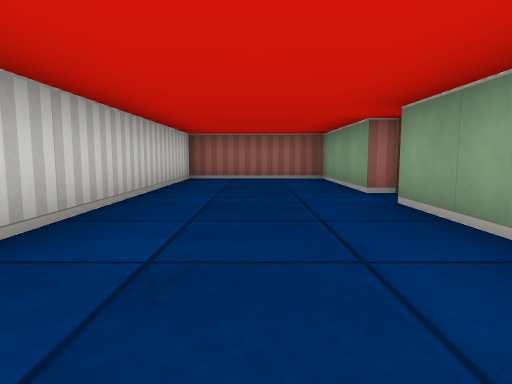
view 1 (above)

20 first-person views from a walk through a cub3D maze. The camera is about half as high as the walls, tilts 6° down and sees 75° across. The floor is counted in squares. Each view is taken from the middle of a square. On the plan, view 1 faces up. The plan holds only what a view shows up to about 9 squares ahead; the rest is blank.

view 2
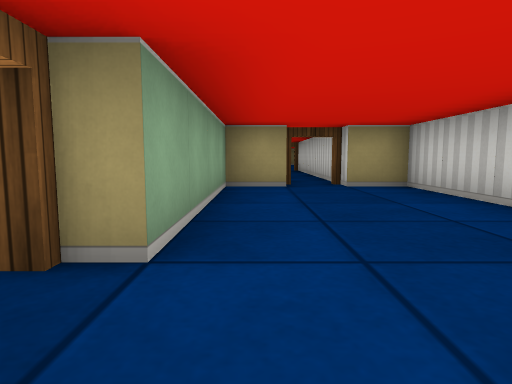

view 3
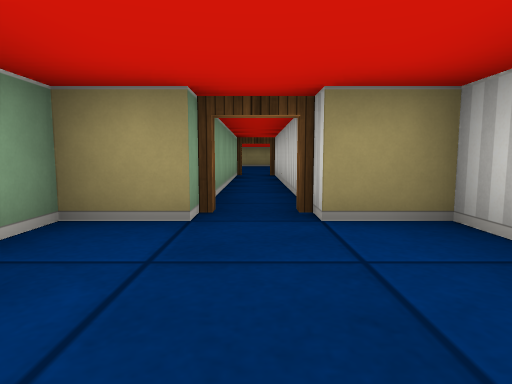

view 4
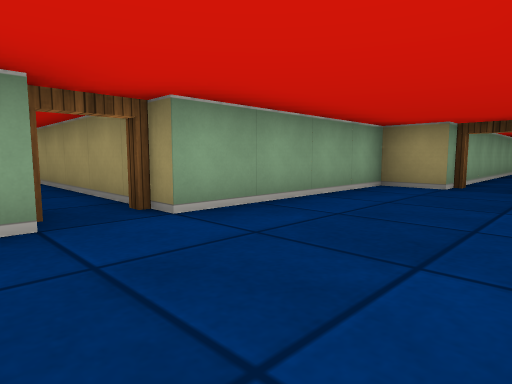

view 5
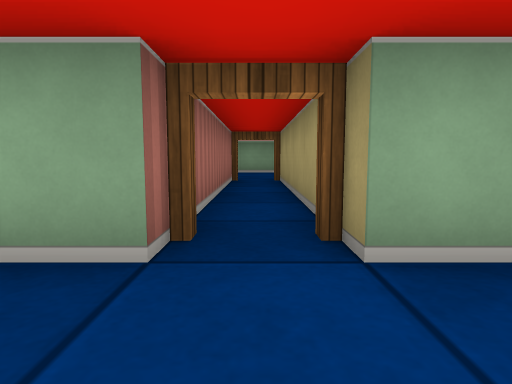

view 6
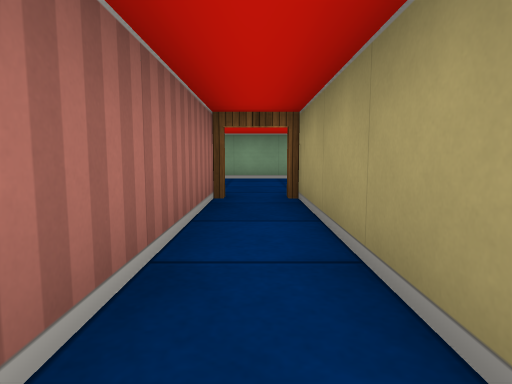

view 7
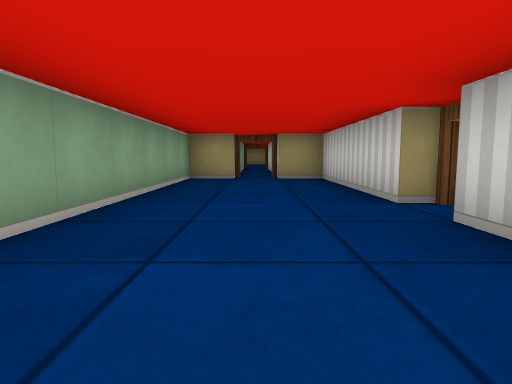

view 8
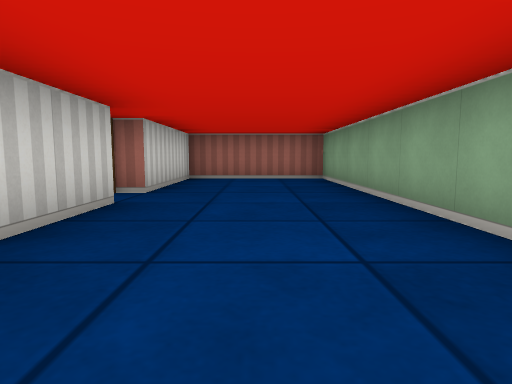

view 9
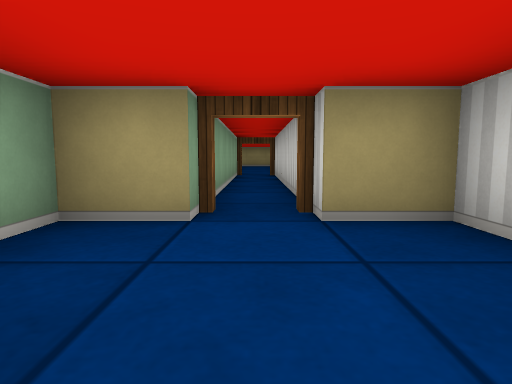

view 10
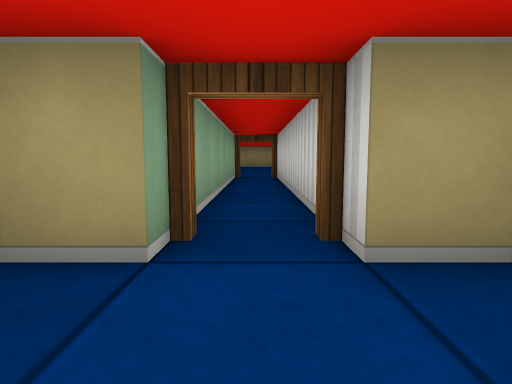

view 11
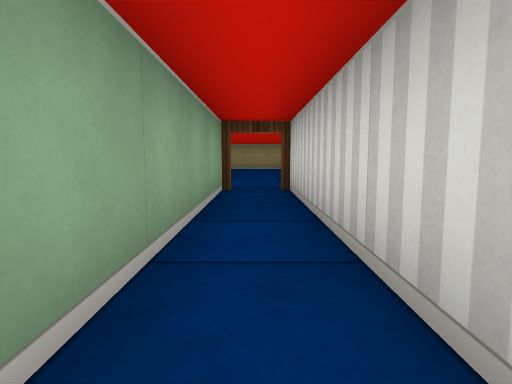

view 12
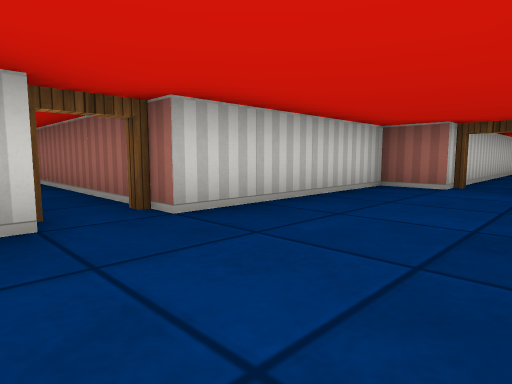

view 13
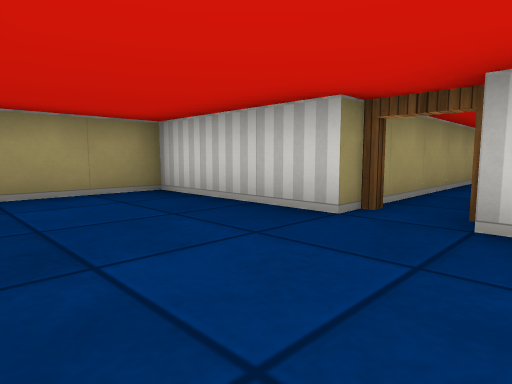

view 14
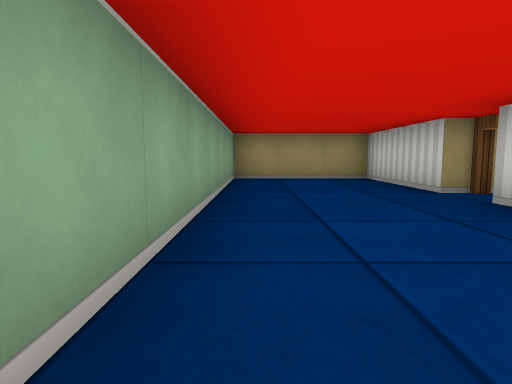

view 15
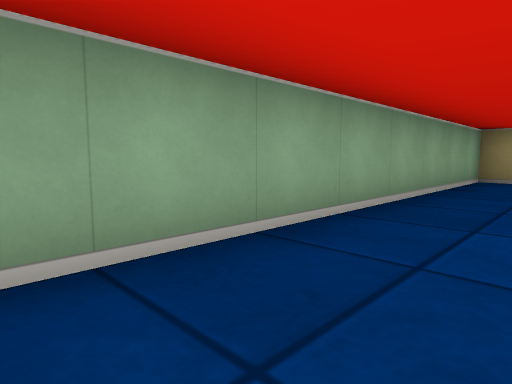

view 16
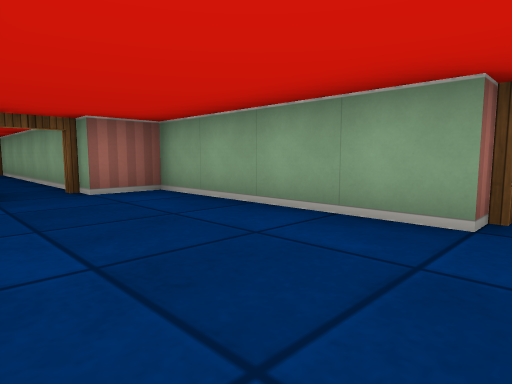

view 17
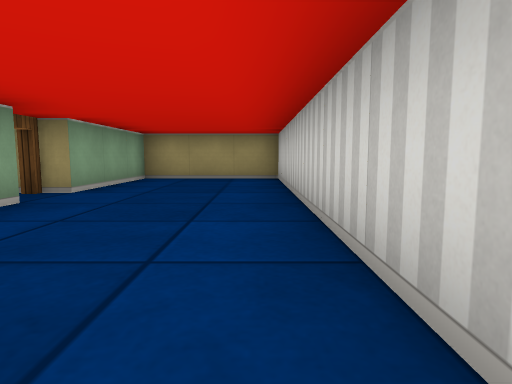

view 18
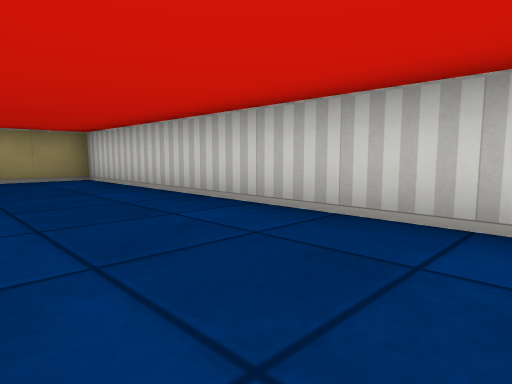

view 19
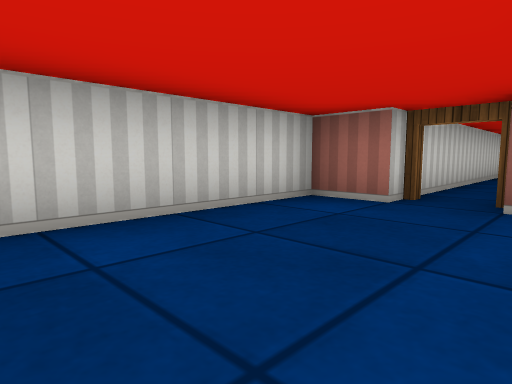

view 20
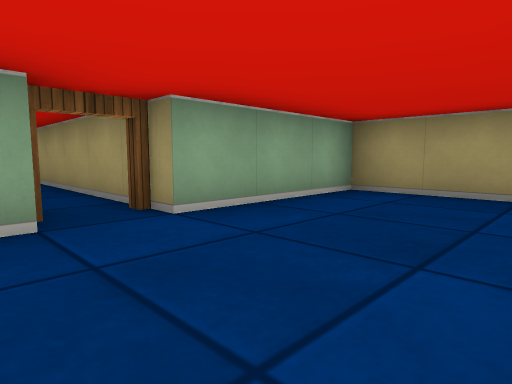

### Floor plan
Ten units are one square. View 1 is at (0, 0); x grows to the right and y downward. Boxes are objects, and circles mark ways between rooms. Rooms are numbered by the first view taken in them; rooms with no view inside come last. Other rooms are left out.
<svg viewBox="-20 -80 130 240">
<path fill="none" stroke="#000" d="M15 -45 15 -75 -15 -75 -15 5 -5 5M5 5 15 5 15 -35M15 -35 75 -35M75 -45 15 -45M75 -35 75 5 85 5M95 5 105 5 105 -75 75 -75 75 -45M95 71 95 5M85 5 85 75M75 125 75 155 105 155 105 81M85 75 75 75 75 115M15 115 15 75 5 75M-5 75 -15 75 -15 155 15 155 15 125M-5 5 -5 75M5 75 5 5M15 125 75 125M75 115 15 115"/>
<circle cx="20" cy="-40" r="3" fill="#2a7"/>
<circle cx="0" cy="10" r="3" fill="#2a7"/>
<circle cx="70" cy="-40" r="3" fill="#2a7"/>
<circle cx="90" cy="10" r="3" fill="#2a7"/>
<circle cx="90" cy="70" r="3" fill="#2a7"/>
<circle cx="70" cy="120" r="3" fill="#2a7"/>
<circle cx="0" cy="70" r="3" fill="#2a7"/>
<circle cx="20" cy="120" r="3" fill="#2a7"/>
<text x="0" y="-40">1</text>
<text x="40" y="-40">2</text>
<text x="90" y="-40">3</text>
<text x="90" y="40">4</text>
<text x="90" y="110">5</text>
<text x="0" y="110">6</text>
<text x="0" y="40">7</text>
<text x="40" y="120">8</text>
</svg>
Room 1 opens to room 2. Room 1 opens to room 7. Room 2 opens to room 3. Room 3 opens to room 4. Room 4 opens to room 5. Room 5 opens to room 8. Room 6 opens to room 7. Room 6 opens to room 8.

Where each view was taken, in squares from view 1:
view 1: 0 up, 0 right, facing up
view 2: 5 up, 1 right, facing down
view 3: 2 up, 0 right, facing down
view 4: 5 up, 1 left, facing down-right
view 5: 4 up, 0 right, facing right
view 6: 4 up, 3 right, facing right
view 7: 7 up, 9 right, facing down
view 8: 0 up, 9 right, facing up
view 9: 2 up, 9 right, facing down
view 10: 1 up, 9 right, facing down
view 11: 2 down, 9 right, facing down
view 12: 13 down, 10 right, facing up-left
view 13: 11 down, 10 right, facing down-left
view 14: 8 down, 10 right, facing down
view 15: 8 down, 9 right, facing down-right
view 16: 12 down, 1 left, facing up-right
view 17: 8 down, 1 left, facing down
view 18: 8 down, 1 right, facing down-left
view 19: 11 down, 1 right, facing up-left
view 20: 11 down, 1 left, facing down-right
